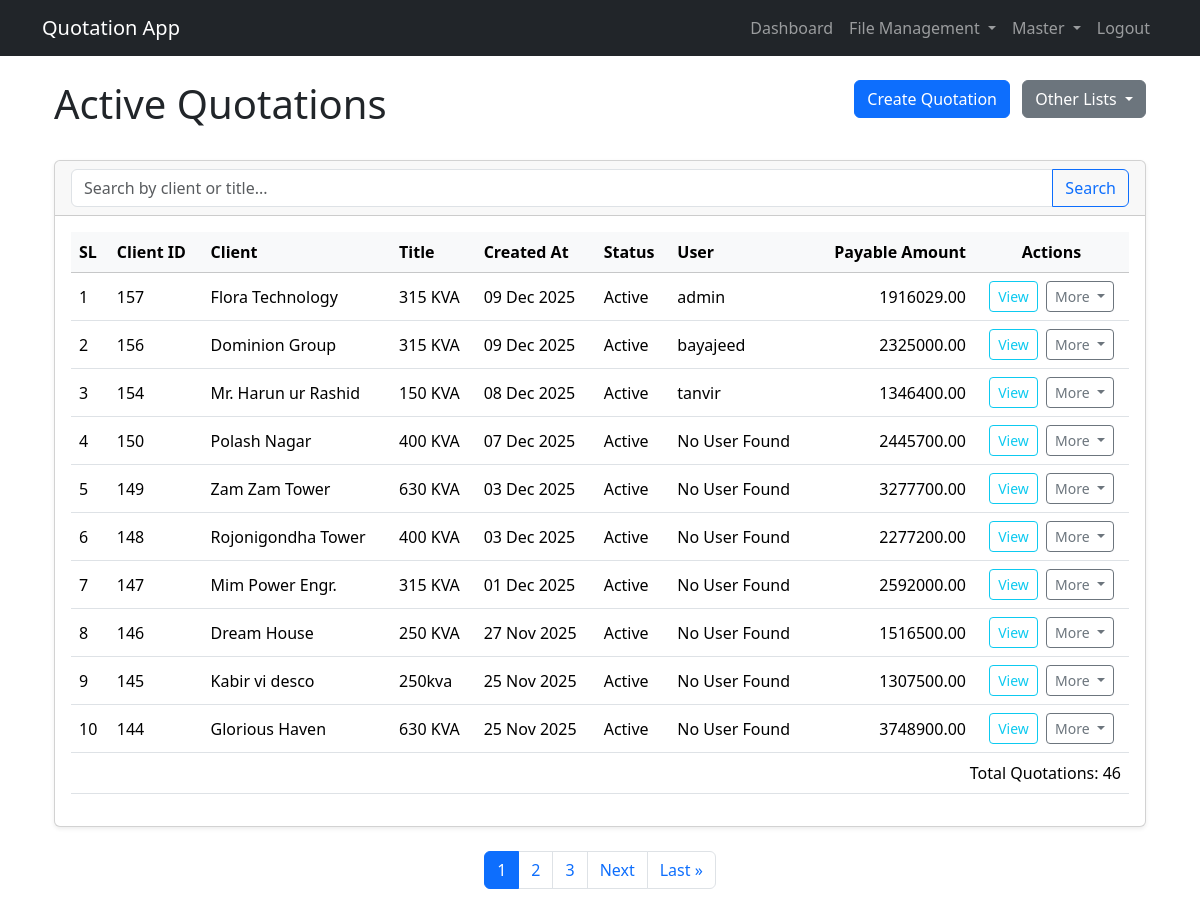
Screenshot of / (signed in) with the database file from the repository.
### pages/models.py (models this page shows, shortened)
class Quotation(models.Model):
    STATUS_CHOICES = (
        ('active', 'Active'),
        ('archived', 'Archived'),
        ('rejected', 'Rejected'),
        ('working', 'Working'),
        ('completed', 'Completed'),
    )
    reference = models.CharField(max_length=20, null=True, blank=True)
    title = models.CharField(max_length=255)
    client_name = models.CharField(max_length=255)
    template = models.ForeignKey(QuotationTemplate, on_delete=models.SET_NULL, null=True, blank=True)
    created_at = models.DateTimeField(auto_now_add=True)
    updated_at = models.DateTimeField(auto_now=True)
    status = models.CharField(max_length=10, choices=STATUS_CHOICES, default='active')
    user = models.ForeignKey('auth.User', on_delete=models.SET_NULL, null=True, blank=True)
    discount = models.FloatField(default=0)
    def total_amount(self):
        return sum(group.subtotal() for group in self.groups.all())
    def payable_amount(self):
        return self.total_amount() - self.discount

class QuotationGroup(models.Model):
    quotation = models.ForeignKey(Quotation, on_delete=models.CASCADE, related_name='groups')
    name = models.CharField(max_length=255)
    def subtotal(self):
        return sum(item.total_price for item in self.items.all())

class QuotationItem(models.Model):
    group = models.ForeignKey(QuotationGroup, on_delete=models.CASCADE, related_name='items')
    item = models.ForeignKey(Item, on_delete=models.SET_NULL, null=True, blank=True)
    description = models.CharField(max_length=255, blank=True, null=True)
    unit = models.ForeignKey(Unit, on_delete=models.SET_NULL, null=True, blank=True)
    qty = models.FloatField(default=0)
    unit_price = models.FloatField(default=0)
    total_price = models.FloatField(default=0)

### pages/views.py (the view)
# urls.py: path('', QuotationListView.as_view(), name='quotation_list'),
@method_decorator(login_required, name='dispatch')
class QuotationListView(BaseQuotationListView):
    template_name = 'pages/quotations/quotation_list.html'
    status = 'active'

### pages/views.py (called while the page is built)
    def get_queryset(self):
        queryset = Quotation.objects.filter(status=self.status).order_by('-created_at')
        search_query = self.request.GET.get('q')
        if search_query:
            queryset = queryset.filter(
                Q(title__icontains=search_query) |
                Q(client_name__icontains=search_query)
            )
        return queryset

    def get_context_data(self, **kwargs):
        context = super().get_context_data(**kwargs)
        quotations = self.get_queryset()
        paginator = Paginator(quotations, self.paginate_by)
        page = self.request.GET.get('page')
        try:
            quotations_page = paginator.page(page)
        except PageNotAnInteger:
            quotations_page = paginator.page(1)
        except EmptyPage:
            quotations_page = paginator.page(paginator.num_pages)
        context['quotations'] = quotations_page
        return context

### templates/pages/quotations/quotation_list.html (shortened to what this page needs)
{% extends 'base.html' %}
{% block content %}
<div class="container-fluid">
    <div class="row mb-4">
        <div class="col-md-6">
            <h1>Active Quotations</h1>
        </div>
        <div class="col-md-6 text-md-end">
            <a href="{% url 'quotation_create' %}" class="btn btn-primary me-2">Create Quotation</a>
            <div class="btn-group">
                <button type="button" class="btn btn-secondary dropdown-toggle" data-bs-toggle="dropdown" aria-expanded="false">
                    Other Lists
                </button>
            </div>
        </div>
    </div>
    <div class="card shadow-sm mb-4">
        <div class="card-header">
            <form method="get" action="{% url 'quotation_list' %}">
                <div class="input-group">
                    <input type="text" class="form-control" name="q" placeholder="Search by client or title..." value="{{ request.GET.q }}">
                    <button class="btn btn-outline-primary" type="submit">Search</button>
                </div>
            </form>
        </div>
        <div class="card-body">
            <div class="table-responsive">
                <table class="table table-hover align-middle">
                    <thead class="table-light">
                        <tr>
                            <th>SL</th>
                            <th>Client ID</th>
                            <th>Client</th>
                            <th>Title</th>
                            <th>Created At</th>
                            <th>Status</th>
                            <th>User</th>
                            <th class="text-end">Payable Amount</th>
                            <th class="text-center">Actions</th>
                        </tr>
                    </thead>
                    <tbody>
                        {% for quotation in quotations %}
                        <tr>
                            <td>{{ page_obj.start_index|add:forloop.counter0 }}</td>
                            <td>{{ quotation.id }}</td>
                            <td>{{ quotation.client_name }}</td>
                            <td>{{ quotation.title }}</td>
                            <td>{{ quotation.created_at|date:"d M Y" }}</td>
                            <td>{{ quotation.get_status_display }}</td>
                            <td>
                                {% if quotation.user %}
                                    {{ quotation.user.username }}
                                {% else %}
                                    No User Found
                                {% endif %}
                            </td>
                            <td class="text-end">{{ quotation.payable_amount|floatformat:2 }}</td>
                            <td class="text-center">
                                <a href="{% url 'quotation_view' quotation.pk %}" class="btn btn-sm btn-outline-info me-1">View</a>
                                <div class="btn-group">
                                    <button type="button" class="btn btn-sm btn-outline-secondary dropdown-toggle" data-bs-toggle="dropdown" aria-expanded="false">
                                        More
                                    </button>
                                </div>
                            </td>
                        </tr>
                        {% empty %}
                        <tr>
                            <td colspan="7" class="text-center">No active quotations found.</td>
                        </tr>
                        {% endfor %}
                        <tr>
                            <td colspan="9" class="text-end" >Total Quotations: {{quotations.paginator.count }}</td>
                        </tr>
                    </tbody>
                </table>
            </div>
        </div>
    </div>
    {% if quotations.has_other_pages %}
    <nav aria-label="Page navigation">
        <ul class="pagination justify-content-center">
            {% for num in quotations.paginator.page_range %}
              {% if quotations.number == num %}
                <li class="page-item active"><a class="page-link" href="?page={{ num }}">{{ num }}</a></li>
              {% elif num > quotations.number|add:'-3' and num < quotations.number|add:'3' %}
                <li class="page-item"><a class="page-link" href="?page={{ num }}">{{ num }}</a></li>
              {% endif %}
            {% endfor %}
            {% if quotations.has_next %}
            <li class="page-item"><a class="page-link" href="?page={{ quotations.next_page_number }}">Next</a></li>
            <li class="page-item"><a class="page-link" href="?page={{ quotations.paginator.num_pages }}">Last &raquo;</a></li>
            {% endif %}
        </ul>
    </nav>
    {% endif %}
</div>
{% endblock %}

### rows the page displays
Quotation: start_index|add "1", id "157", client_name "Flora Technology", title "315 KVA", created_at "09 Dec 2025", status "Active", user.username "admin", payable_amount "1916029.00"
Quotation: start_index|add "2", id "156", client_name "Dominion Group", title "315 KVA", created_at "09 Dec 2025", status "Active", user.username "bayajeed", payable_amount "2325000.00"
Quotation: start_index|add "3", id "154", client_name "Mr. Harun ur Rashid", title "150 KVA", created_at "08 Dec 2025", status "Active", user.username "tanvir", payable_amount "1346400.00"
Quotation: start_index|add "4", id "150", client_name "Polash Nagar", title "400 KVA", created_at "07 Dec 2025", status "Active", shows "No User Found", payable_amount "2445700.00"
Quotation: start_index|add "5", id "149", client_name "Zam Zam Tower", title "630 KVA", created_at "03 Dec 2025", status "Active", shows "No User Found", payable_amount "3277700.00"
Quotation: start_index|add "6", id "148", client_name "Rojonigondha Tower", title "400 KVA", created_at "03 Dec 2025", status "Active", shows "No User Found", payable_amount "2277200.00"
Quotation: start_index|add "7", id "147", client_name "Mim Power Engr.", title "315 KVA", created_at "01 Dec 2025", status "Active", shows "No User Found", payable_amount "2592000.00"
Quotation: start_index|add "8", id "146", client_name "Dream House", title "250 KVA", created_at "27 Nov 2025", status "Active", shows "No User Found", payable_amount "1516500.00"
Quotation: start_index|add "9", id "145", client_name "Kabir vi desco", title "250kva", created_at "25 Nov 2025", status "Active", shows "No User Found", payable_amount "1307500.00"
Quotation: start_index|add "10", id "144", client_name "Glorious Haven", title "630 KVA", created_at "25 Nov 2025", status "Active", shows "No User Found", payable_amount "3748900.00"

### other values shown
{{ quotations.paginator.count }} "46"
{{ num }} "1"
{{ num }} "2" "3"
